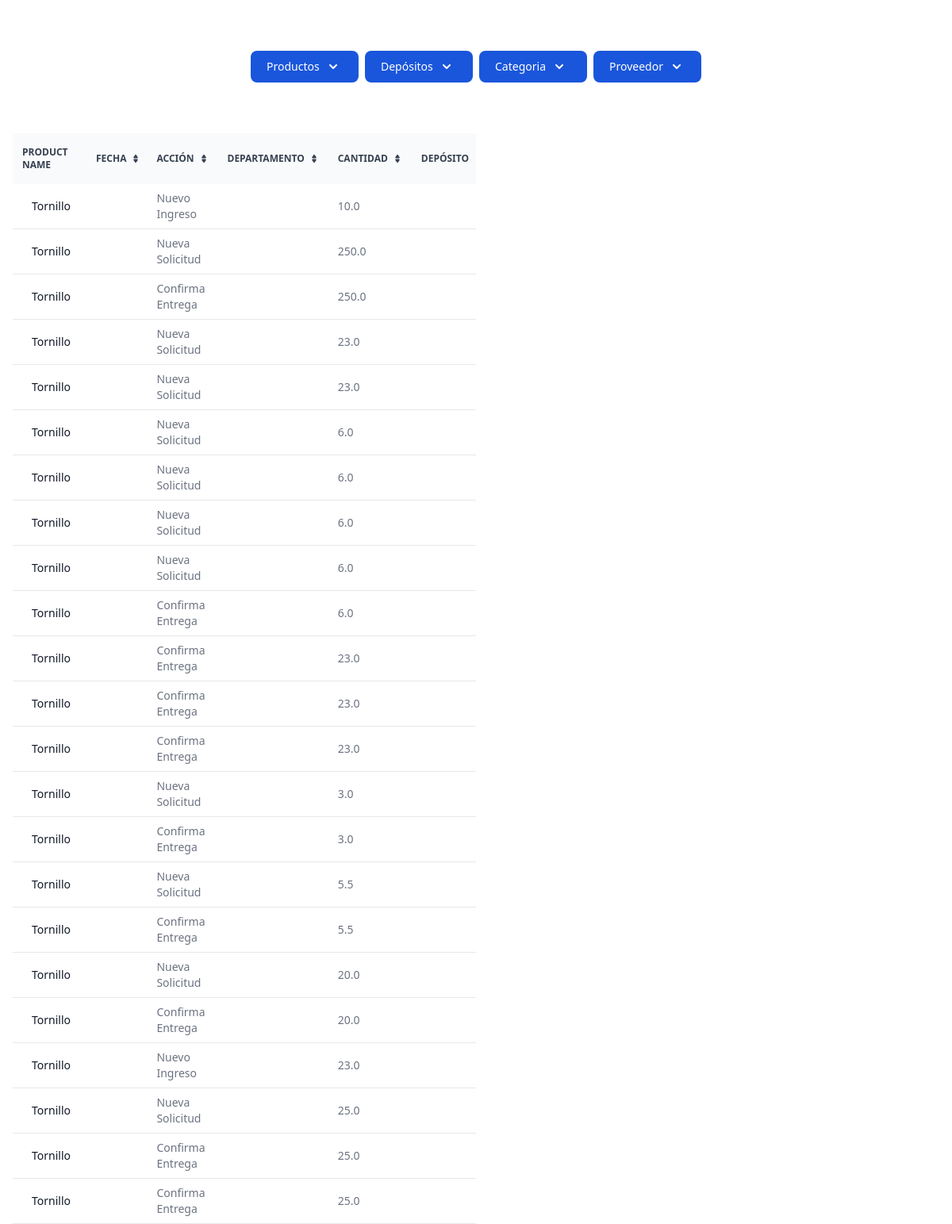
/historical-movements/1, run on an earlier commit of the app's database.
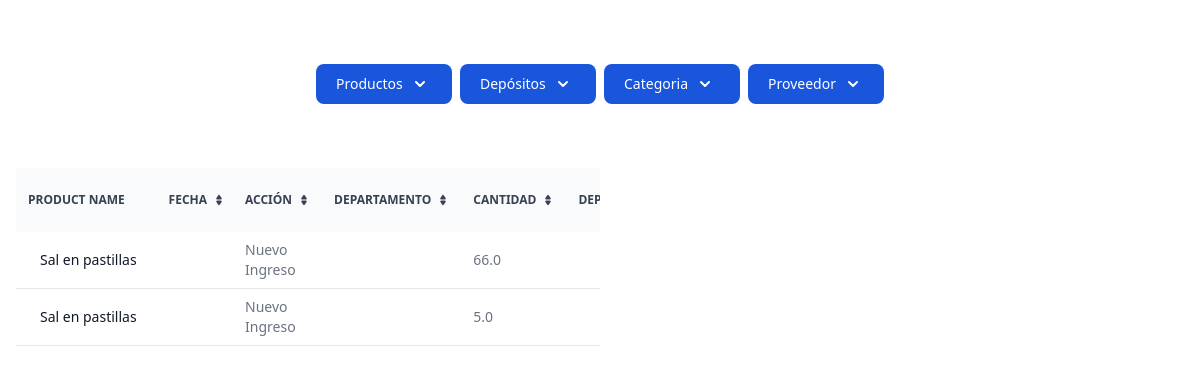
And on a later commit of the database.
### filsa/models.py (models this page shows)
class StockMovements(models.Model):
    MOVEMENT = [('Inbound','Inbound'),
                ('Outbound', 'Outbound')]
    product = models.ForeignKey(Product, on_delete=models.CASCADE,  verbose_name=u"Nombre de Producto")
    task = models.ForeignKey(Tasks, on_delete=models.CASCADE,  blank=True, null=True )
    actionType = models.CharField(max_length=20,  default='Inbound')
    cantidad = models.FloatField(default=0)
    cantidadNeta = models.FloatField(default=0)
    cantidadEntregada = models.FloatField(default=0)
    image = models.ImageField(upload_to='images/', null=True, blank=True)

class Product(models.Model):
    CATEGORIES = [('Tubos', 'Tubos'),
                  ('Tornillos', 'Tornillos'),
                  ('Accesorios','Accesorios'),
                  ('Maquinas','Maquinas'),
                  ('Insumos','Insumos')
                  ]
    product_id = models.AutoField(primary_key=True)
    name = models.CharField(max_length=50)
    barcode = models.BigIntegerField(verbose_name=u"Codigo de Barras")
    internalCode = models.BigIntegerField(verbose_name=u"Codigo Interno")
    quantity = models.FloatField()
    category = models.CharField(max_length=20, choices=CATEGORIES, default='Tubos')
    location = models.CharField(max_length=20)
    supplier = models.CharField(max_length=20)
    warehouse = models.ForeignKey(Warehouses, on_delete=models.CASCADE, related_name='warehouse_name')
    deltaQuantity = models.FloatField()
    stockSecurity = models.IntegerField()
    inTransit = models.BooleanField()
    def __str__(self):
        return self.name

### filsa/views.py (the view)
# urls.py: path('historical-movements/<int:product_id>', StockHistoryView.as_view(), name= "stockhistory" ) ,
class StockHistoryView(generic.ListView):
    model = StockMovements
    template_name = 'stockhistory.html'
    def get_context_data(self, **kwargs):
        print('kwargs', self.kwargs)
        product_id = self.kwargs['product_id']
        context = super(StockHistoryView, self).get_context_data(**kwargs)
        context['movements'] = StockMovements.objects.filter(product=product_id)
        return context

### filsa/templates/stockhistory.html (shortened to what the changed rows need)
{% extends '_base.html' %}
{% load static %}
{% block content %}
<div class="md:w-1/2 px-4 relative overflow-x-auto">
    <table class="text-sm text-left rtl:text-right text-gray-500 dark:text-gray-400">
        <thead class="text-xs text-gray-700 uppercase bg-gray-50 dark:bg-gray-700 dark:text-gray-400">
            <tr>
                <th scope="col" class="px-3 py-2">
                    Product name
                </th>
                <th scope="col" class="px-2 py-2">
                    <div class="flex items-center">
                        Fecha
                        <a href="#"></a>
                    </div>
                </th>
                <th scope="col" class="px-3 py-2">
                    <div class="flex items-center">
                        Acción
                        <a href="#"></a>
                    </div>
                </th>
                <th scope="col" class="px-3 py-2">
                    <div class="flex items-center">
                        Departamento
                        <a href="#"></a>
                    </div>
                </th>
                <th scope="col" class="px-3 py-2">
                    <div class="flex items-center">
                        Cantidad
                        <a href="#"></a>
                    </div>
                </th>
                <th scope="col" class="px-3 py-2">
                    <div class="flex items-center">
                        Depósito
                        <a href="#"></a>
                    </div>
                </th>
            </tr>
        </thead>
        <tbody>
            {% for movement in movements %}
            <tr class="bg-white border-b dark:bg-gray-800 dark:border-gray-700">
                <th scope="row" class="px-6 py-4 font-medium text-gray-900 whitespace-nowrap dark:text-white">
                    {{movement.product}}
                </th>
                <td class="px-3 py-2">
                </td>
                <td class="px-3 py-2">
                    {{movement.actionType}}
                </td>
                <td class="px-3 py-2">
                </td>
                <td class="px-3 py-2">
                    {{movement.cantidad}}
                </td>
                <td class="px-3 py-2">
                </td>
            </tr>
            {% endfor %}
        </tbody>
    </table>
</div>
  {% endblock content %}

What changed in the data, as far as the page shows it:
no longer on this page (row edited): StockMovements: product "Tornillo", actionType "Nuevo Ingreso", cantidad "10.0"
removed StockMovements: product "Tornillo", actionType "Nueva Solicitud", cantidad "250.0"
removed StockMovements: product "Tornillo", actionType "Confirma Entrega", cantidad "250.0"
removed StockMovements: product "Tornillo", actionType "Nueva Solicitud", cantidad "23.0"
removed StockMovements: product "Tornillo", actionType "Nueva Solicitud", cantidad "23.0"
removed StockMovements: product "Tornillo", actionType "Nueva Solicitud", cantidad "6.0"
removed StockMovements: product "Tornillo", actionType "Nueva Solicitud", cantidad "6.0"
removed StockMovements: product "Tornillo", actionType "Nueva Solicitud", cantidad "6.0"
removed StockMovements: product "Tornillo", actionType "Nueva Solicitud", cantidad "6.0"
removed StockMovements: product "Tornillo", actionType "Confirma Entrega", cantidad "6.0"
removed StockMovements: product "Tornillo", actionType "Confirma Entrega", cantidad "23.0"
removed StockMovements: product "Tornillo", actionType "Confirma Entrega", cantidad "23.0"
removed StockMovements: product "Tornillo", actionType "Confirma Entrega", cantidad "23.0"
removed StockMovements: product "Tornillo", actionType "Nueva Solicitud", cantidad "3.0"
removed StockMovements: product "Tornillo", actionType "Confirma Entrega", cantidad "3.0"
removed StockMovements: product "Tornillo", actionType "Nueva Solicitud", cantidad "5.5"
removed StockMovements: product "Tornillo", actionType "Confirma Entrega", cantidad "5.5"
removed StockMovements: product "Tornillo", actionType "Nueva Solicitud", cantidad "20.0"
removed StockMovements: product "Tornillo", actionType "Confirma Entrega", cantidad "20.0"
removed StockMovements: product "Tornillo", actionType "Nuevo Ingreso", cantidad "23.0"
removed StockMovements: product "Tornillo", actionType "Nueva Solicitud", cantidad "25.0"
removed StockMovements: product "Tornillo", actionType "Confirma Entrega", cantidad "25.0"
removed StockMovements: product "Tornillo", actionType "Confirma Entrega", cantidad "25.0"
now on this page (row edited): StockMovements: product "Sal en pastillas", actionType "Nuevo Ingreso", cantidad "66.0"
now on this page (row edited): StockMovements: product "Sal en pastillas", actionType "Nuevo Ingreso", cantidad "5.0"
